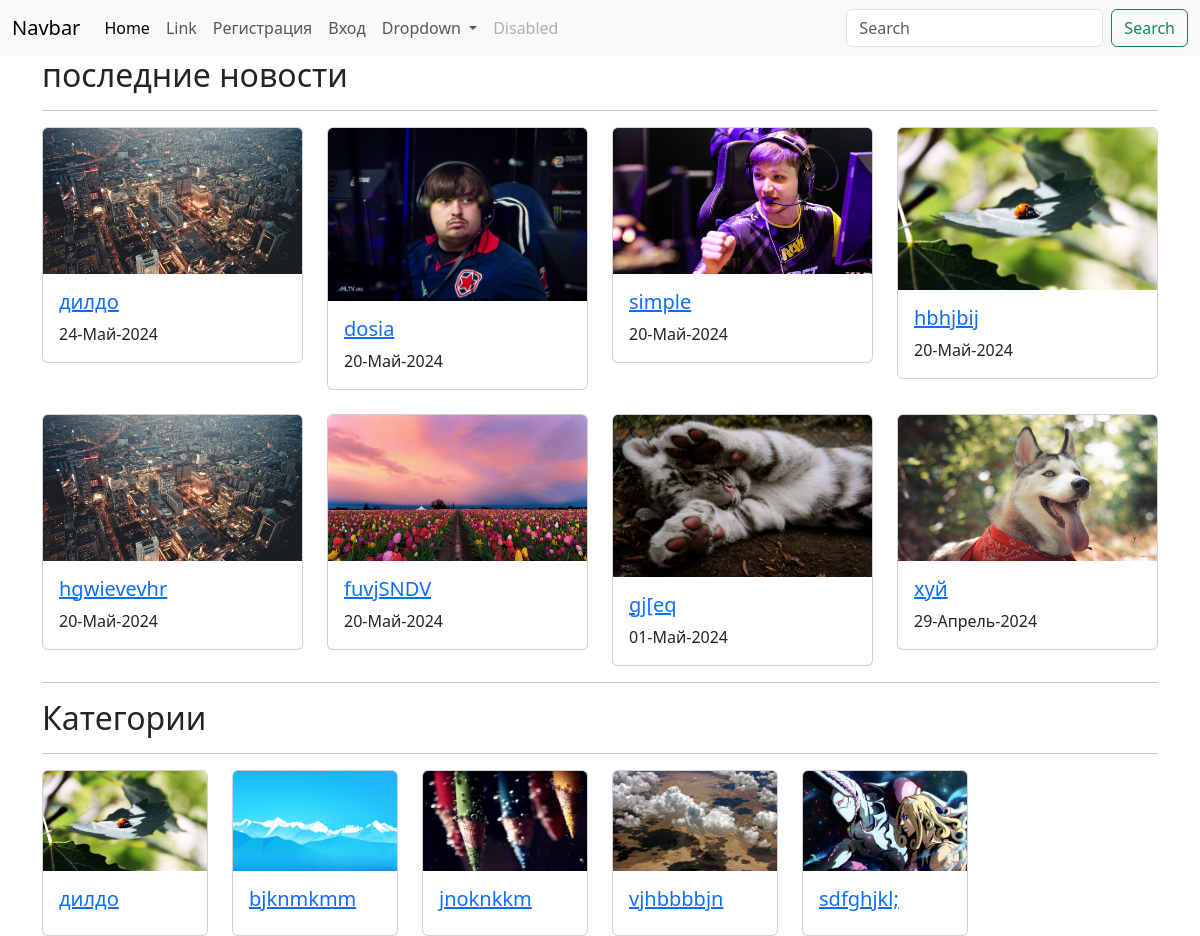
The page / on the database its author committed.
### blog/models.py (models this page shows, shortened)
class Post(models.Model):
    title = models.CharField('Заголовок', max_length=255)
    text = models.TextField('Текст Новостей')
    image = models.ImageField("Картинуа поста", upload_to='post_img/')
    feature = models.BooleanField(' в слайдере', default=False)
    category = models.ForeignKey('Category', on_delete=models.CASCADE, null=True)
    slug = models.SlugField('сылка', unique=True)
    created_at = models.DateTimeField('дата создания поста', default=timezone.now)
    class Meta:
        verbose_name = 'Novost'
        verbose_name_plural = "Novosti"
    def get_link(self):
        return reverse('post_detail_url', kwargs={'slug': self.slug})

class Category(models.Model):
    title = models.CharField('Nazvanie kategorii',max_length=255)
    image = models.ImageField('kartinka kategorii', upload_to='cat_img/')
    slug = models.SlugField('Ссылка', unique=True)
    class Meta:
        verbose_name = 'Kategoriya'
        verbose_name_plural = 'Katigorii'

### blog/views.py (the view)
# urls.py: path('', views.index, name='index'),
def index(request):
    slides = Post.objects.filter(feature = True).order_by('-created_at')[:4]
    posts = Post.objects.order_by('-created_at')[:8]
    categories = Category.objects.all()[:12]
    return render(request, 'index.html', {'posts':posts, 'slides':slides,'categories': categories })

### blog/templates/index.html (shortened to what this page needs)
{% extends 'base.html'%}
{% block content %}
<div id="carouselExampleAutoplaying" class="carousel slide" data-bs-ride="carousel" >
  <button class="carousel-control-prev" type="button" data-bs-target="#carouselExampleCaptions" data-bs-slide="prev">
    <span class="carousel-control-prev-icon" aria-hidden="true"></span>
  </button>
  <button class="carousel-control-next" type="button" data-bs-target="#carouselExampleCaptions" data-bs-slide="next">
    <span class="carousel-control-next-icon" aria-hidden="true"></span>
  </button>
</div>
<div class="container">
  <h2>последние новости</h2>
  <hr>
  <div class="row row-cols-1 row-cols-md-4 g-4">
    {% for post in posts %}
    <div class="col">
      <div class="card">
        <img src="{{post.image.url}}" class="card-img-top" alt="...">
        <div class="card-body">
          <a href="{{post.get_link}}">
          <h5 class="card-title">{{post.title}}</h5>
          </a>
          <p class="card-text">{{post.created_at|date:'d-F-Y'}}</p>
        </div>
      </div>
    </div>
    {% endfor %}
  </div>
  <hr>
  <h2>Категории</h2>
  <hr>
  <div class="row row-cols-1 row-cols-md-6 g-4">
    {% for category in categories %}
    <div class="col">
      <div class="card">
        <img src="{{category.image.url}}" style="height: 100px; object-fit: cover;" class="card-img-top" alt="...">
        <div class="card-body">
          <a href="{% url 'category_detail_url' category.slug %}">
            <h5 class="card-title">{{category.title}}</h5>
          </a>
        </div>
      </div>
    </div>
    {% endfor %}
  </div>
</div>
{% endblock %}

### rows shown on the page
Post: image (picture), title "дилдо", created_at "24-Май-2024"
Post: image (picture), title "dosia", created_at "20-Май-2024"
Post: image (picture), title "simple", created_at "20-Май-2024"
Post: image (picture), title "hbhjbij", created_at "20-Май-2024"
Post: image (picture), title "hgwievevhr", created_at "20-Май-2024"
Post: image (picture), title "fuvjSNDV", created_at "20-Май-2024"
Post: image (picture), title "gj[eq", created_at "01-Май-2024"
Post: image (picture), title "хуй", created_at "29-Апрель-2024"
Category: image (picture), title "дилдо"
Category: image (picture), title "bjknmkmm"
Category: image (picture), title "jnoknkkm"
Category: image (picture), title "vjhbbbbjn"
Category: image (picture), title "sdfghjkl;"
